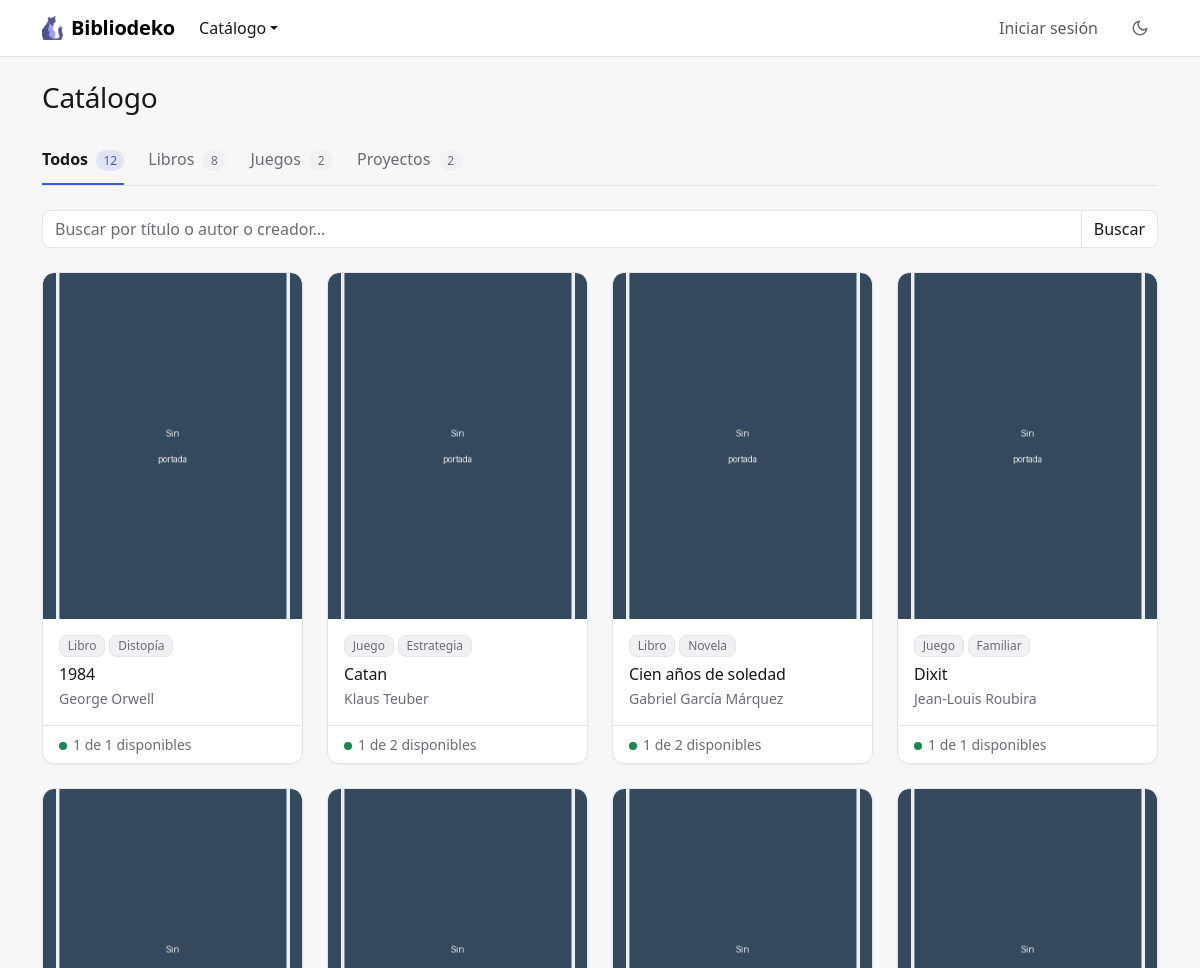
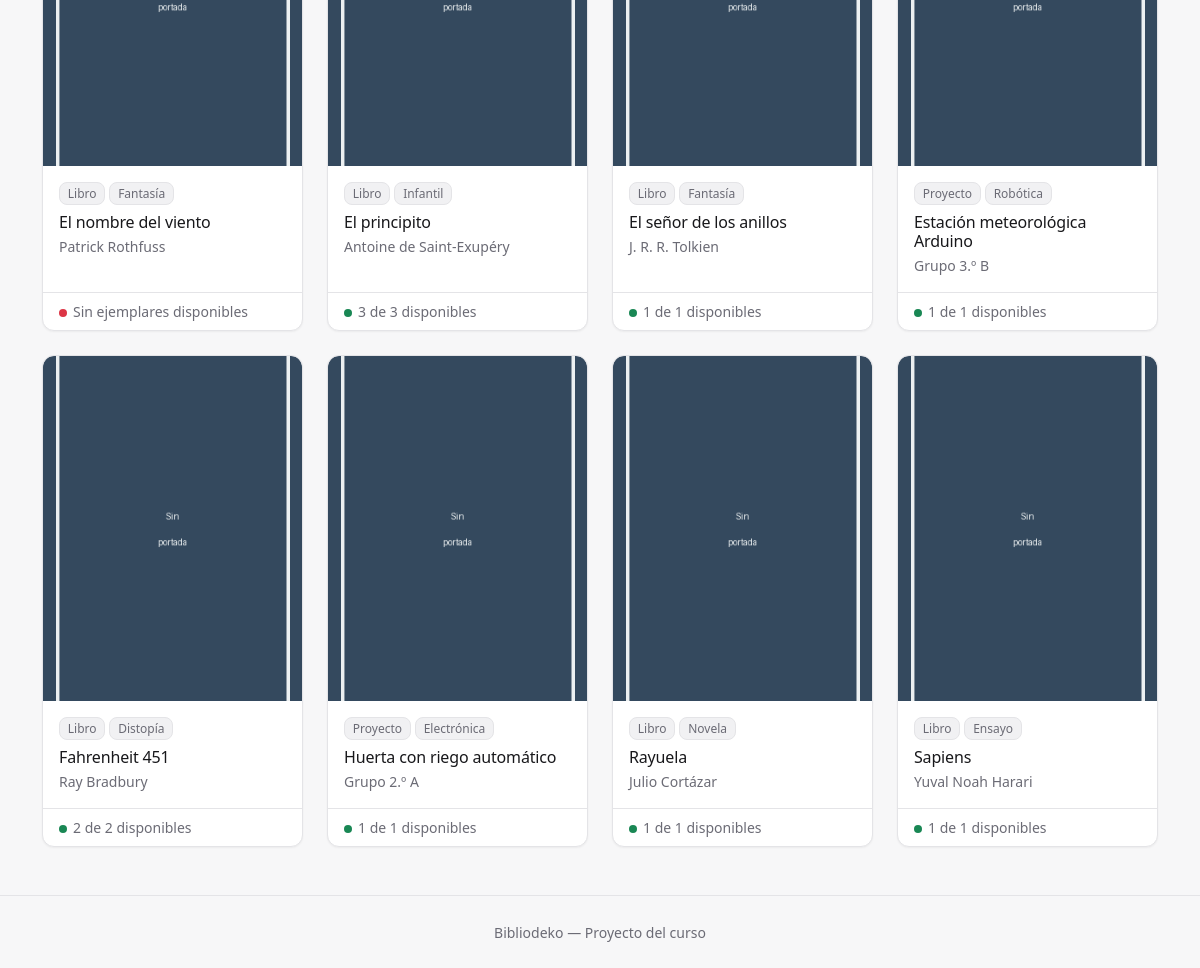
The page / on the database its author committed (2 pictures, top to bottom).
### tables this page shows
CREATE TABLE IF NOT EXISTS items (
    id        INT AUTO_INCREMENT PRIMARY KEY,
    tipo      ENUM('libro', 'juego', 'proyecto') NOT NULL DEFAULT 'libro',
    titulo    VARCHAR(150) NOT NULL,
    autor     VARCHAR(100) NOT NULL,
    categoria VARCHAR(50)  NULL,
    stock     INT UNSIGNED NOT NULL DEFAULT 1,
    imagen    VARCHAR(100) NOT NULL DEFAULT 'default.png'
);

### controllers/ItemController.php (called while the page is built, shortened)
<?php
require_once __DIR__ . '/../models/Item.php';
function listarItems() {
    global $pdo;
    $tipo = $_GET['tipo'] ?? '';
    if (!in_array($tipo, Item::TIPOS)) {
        $tipo = '';
    }
    $filtros = [
        'q'          => trim($_GET['q'] ?? ''),
        'tipo'       => $tipo,
        'pagina'     => $_GET['p'] ?? 1,
        'por_pagina' => 12,
    ];
    $resultado = Item::listar($pdo, $filtros);
    $items = $resultado['filas'];
    $conteo = Item::contarPorTipo($pdo, $filtros['q']);
    require __DIR__ . '/../views/items/listar.php';
}

### models/Item.php (called while the page is built, shortened)
<?php
class Item {
    private $tipo;
    private $titulo;
    private $autor;
    private $categoria;
    private $stock;
    private $imagen;
    private $prestados;
    public function __construct($id, $tipo, $titulo, $autor, $categoria, $stock, $imagen, $prestados) {
        $this->tipo = $tipo;
        $this->titulo = $titulo;
        $this->autor = $autor;
        $this->categoria = $categoria;
        $this->stock = $stock;
        $this->imagen = $imagen;
        $this->prestados = $prestados;
    }
    public function getTipo() { return $this->tipo; }
    public function getTitulo() { return $this->titulo; }
    public function getAutor() { return $this->autor; }
    public function getCategoria() { return $this->categoria; }
    public function getStock() { return $this->stock; }
    public function getImagen() { return $this->imagen; }
    public function getDisponibles() { return $this->stock - $this->prestados; }
    public static function etiquetaAutor($tipo) {
        return $tipo === '' ? 'Autor o creador' : 'Creador';
    }
    public static function listar($pdo, $filtros = []) {
        $filtros = array_merge(['q' => '', 'tipo' => '', 'pagina' => 1, 'por_pagina' => 0], $filtros);
        $parametros = [];
        $desdeDonde = ' FROM items i';
        $stmt = $pdo->prepare('SELECT COUNT(*)' . $desdeDonde);
        $stmt->execute($parametros);
        $total = (int) $stmt->fetchColumn();
        $sql = "
            SELECT i.*,
                   (SELECT COUNT(*) FROM prestamos p WHERE p.item_id = i.id AND p.estado = 'activo') AS prestados
        " . $desdeDonde . ' ORDER BY i.titulo';
        $pagina = 1;
        $paginas = 1;
        if ($filtros['por_pagina'] > 0) {
            $paginacion = calcularPaginacion($total, $filtros['pagina'], $filtros['por_pagina']);
            $pagina = $paginacion['pagina'];
            $paginas = $paginacion['paginas'];
            $sql .= ' LIMIT ' . (int) $filtros['por_pagina'] . ' OFFSET ' . $paginacion['desde'];
        }
        $stmt = $pdo->prepare($sql);
        $stmt->execute($parametros);
        $filas = $stmt->fetchAll();
        $items = [];
        foreach ($filas as $f) {
            $items[] = new Item($f['id'], $f['tipo'], $f['titulo'], $f['autor'], $f['categoria'], $f['stock'], $f['imagen'], $f['prestados']);
        }
        return ['filas' => $items, 'total' => $total, 'pagina' => $pagina, 'paginas' => $paginas];
    }
    public static function contarPorTipo($pdo, $q = '') {
        $conteo = array_fill_keys(self::TIPOS, 0);
        $sql = 'SELECT tipo, COUNT(*) AS cantidad FROM items';
        $parametros = [];
        $stmt = $pdo->prepare($sql . ' GROUP BY tipo');
        $stmt->execute($parametros);
        foreach ($stmt->fetchAll() as $f) {
            $conteo[$f['tipo']] = (int) $f['cantidad'];
        }
        return $conteo;
    }
}

### helpers.php (called while the page is built, shortened)
<?php
function esAdmin() {
    return isset($_SESSION['usuario']) && $_SESSION['usuario']['rol'] === 'admin';
}
function calcularPaginacion($total, $pagina, $porPagina) {
    $paginas = max(1, (int) ceil($total / $porPagina));
    $pagina = min(max(1, (int) $pagina), $paginas);
    return ['pagina' => $pagina, 'paginas' => $paginas, 'desde' => ($pagina - 1) * $porPagina];
}

### views/items/listar.php (the view, shortened to what this page needs)
<?php require __DIR__ . '/../header.php'; ?>
<div class="encabezado">
  <h1 class="h3">Catálogo</h1>
</div>
<?php
$pestanas = ['' => 'Todos'] + Item::PLURALES;
$conteo[''] = array_sum($conteo);
?>
<ul class="nav nav-underline pestanas mb-4">
  <?php foreach ($pestanas as $clave => $nombre): ?>
    <?php $url = 'index.php?' . http_build_query(array_filter(['accion' => 'listarItems', 'tipo' => $clave, 'q' => $filtros['q']])); ?>
    <li class="nav-item">
      <a class="nav-link <?= $clave === $tipo ? 'active' : '' ?>" href="<?= htmlspecialchars($url) ?>"
        <?= $clave === $tipo ? 'aria-current="page"' : '' ?>>
        <?= htmlspecialchars($nombre) ?>
        <span class="contador"><?= htmlspecialchars($conteo[$clave]) ?></span>
      </a>
    </li>
  <?php endforeach; ?>
</ul>
<form method="GET" action="index.php" class="d-flex align-items-center gap-2 mb-4">
  <div class="input-group">
    <input type="search" name="q" class="form-control" aria-label="Buscar"
      placeholder="Buscar por título o <?= htmlspecialchars(mb_strtolower(Item::etiquetaAutor($tipo))) ?>..."
      value="<?= htmlspecialchars($filtros['q']) ?>">
    <button class="btn btn-outline-secondary" type="submit">Buscar</button>
  </div>
</form>
<?php if (empty($items)): ?>
  <div class="card estado-vacio">
    <p class="titulo">No se encontraron ítems.</p>
    <p class="small mb-0">
      <?php if ($filtros['q'] !== ''): ?>
        Probá con otra búsqueda o en otra pestaña.
      <?php else: ?>
        Todavía no hay <?= htmlspecialchars(mb_strtolower($pestanas[$tipo])) ?> en el catálogo.
      <?php endif; ?>
    </p>
  </div>
<?php else: ?>
  <div class="row row-cols-2 row-cols-md-3 row-cols-lg-4 g-3 g-md-4">
    <?php foreach ($items as $item): ?>
      <div class="col">
        <div class="card h-100 tarjeta-item">
          <img src="uploads/<?= htmlspecialchars($item->getImagen()) ?>" alt="" class="card-img-top portada-tarjeta">
          <div class="card-body">
            <div class="d-flex flex-wrap gap-1 mb-2">
              <span class="badge etiqueta"><?= htmlspecialchars(ucfirst($item->getTipo())) ?></span>
              <?php if ($item->getCategoria()): ?>
                <span class="badge etiqueta"><?= htmlspecialchars($item->getCategoria()) ?></span>
              <?php endif; ?>
            </div>
            <h2 class="h6 card-title mb-1"><?= htmlspecialchars($item->getTitulo()) ?></h2>
            <p class="card-text text-body-secondary small mb-0"><?= htmlspecialchars($item->getAutor()) ?></p>
          </div>
          <div class="card-footer small text-body-secondary">
            <?php if ($item->getDisponibles() > 0): ?>
              <span class="punto bg-success"></span><?= htmlspecialchars($item->getDisponibles()) ?> de <?= htmlspecialchars($item->getStock()) ?> disponibles
            <?php else: ?>
              <span class="punto bg-danger"></span>Sin ejemplares disponibles
            <?php endif; ?>
          </div>
        </div>
      </div>
    <?php endforeach; ?>
  </div>
<?php endif; ?>
<?php require __DIR__ . '/../footer.php'; ?>

### index.php (shortened to what this page needs)
<?php
require_once __DIR__ . '/conexion.php';
require_once __DIR__ . '/helpers.php';
require_once __DIR__ . '/controllers/ItemController.php';
$accion = $_GET['accion'] ?? 'listarItems';
switch ($accion) {
    case 'listarItems':
        listarItems();
        break;
}

### views/header.php (shortened to what this page needs)
<?php
$accionActual = $_GET['accion'] ?? 'listarItems';
$enCatalogo   = in_array($accionActual, ['listarItems', 'formCrearItem', 'formEditarItem', 'crearItem', 'editarItem']);
?>
<!DOCTYPE html>
<html lang="es" data-bs-theme="light">
<head>
  <link href="https://cdn.jsdelivr.net/npm/bootstrap@5.3.3/dist/css/bootstrap.min.css" rel="stylesheet">
  <link href="https://cdn.jsdelivr.net/npm/select2@4.1.0-rc.0/dist/css/select2.min.css" rel="stylesheet">
  <link href="assets/css/estilo.css" rel="stylesheet">
</head>
<body>
  <nav class="navbar navbar-expand-md barra-principal sticky-top mb-4">
    <div class="container">
      <a class="navbar-brand d-flex align-items-center gap-2" href="index.php?accion=listarItems">
        <img src="views/imagenes/favicon.ico" alt="" height="24">
        Bibliodeko
      </a>
      <div class="d-flex align-items-center gap-1 order-md-last ms-auto ms-md-3">
        <button type="button" class="btn boton-tema" id="cambiar-tema" title="Cambiar entre tema claro y oscuro" aria-label="Cambiar entre tema claro y oscuro">
          <svg class="icono-luna" width="18" height="18" viewBox="0 0 24 24" fill="none" stroke="currentColor" stroke-width="2" stroke-linecap="round" stroke-linejoin="round" aria-hidden="true">
            <path d="M21 12.8A9 9 0 1 1 11.2 3a7 7 0 0 0 9.8 9.8z" />
          </svg>
        </button>
      </div>
      <div class="collapse navbar-collapse" id="nav">
        <ul class="navbar-nav me-auto">
          <li class="nav-item dropdown">
            <a class="nav-link dropdown-toggle <?= $enCatalogo ? 'active' : '' ?>" href="#" role="button" data-bs-toggle="dropdown" aria-expanded="false">Catálogo</a>
          </li>
        </ul>
        <ul class="navbar-nav align-items-md-center">
          <?php if (isset($_SESSION['usuario'])): ?>
            <li class="nav-item">
              <span class="navbar-text d-inline-flex align-items-center gap-2 me-md-3 small">
                <?= htmlspecialchars($_SESSION['usuario']['email']) ?>
                <span class="badge etiqueta"><?= htmlspecialchars($_SESSION['usuario']['rol']) ?></span>
              </span>
            </li>
            <li class="nav-item"><a class="nav-link" href="index.php?accion=logout">Salir</a></li>
          <?php else: ?>
            <li class="nav-item"><a class="nav-link <?= $accionActual === 'login' ? 'active' : '' ?>" href="index.php?accion=login">Iniciar sesión</a></li>
          <?php endif; ?>
        </ul>
      </div>
    </div>
  </nav>
  <main class="container pb-5">

### views/footer.php (shortened to what this page needs)
</main>
<footer class="pie text-center py-4">
  <small>Bibliodeko &mdash; Proyecto del curso</small>
</footer>
</body>
</html>

### assets/css/estilo.css (style rules this page uses)
:root, [data-bs-theme="light"] { --acento-rgb: 59, 91, 219; --acento-hover-rgb: 47, 74, 192; --color-sobre-acento: #ffffff; --color-fondo: #f7f7f8; --color-superficie: #ffffff; --color-superficie-2: #f1f1f3; --color-texto: #18181b; --color-texto-suave: #6b6b75; --color-borde: #e4e4e7; --sombra: 0 1px 2px rgba(24, 24, 27, .05); --sombra-elevada: 0 8px 24px rgba(24, 24, 27, .08); }
:root { --fuente-base: system-ui, -apple-system, "Segoe UI", Roboto, "Helvetica Neue", Arial, sans-serif; --radio: .5rem; --radio-grande: .75rem; --alto-campo: 38px; --proporcion-portada: 3 / 4; }
:root, [data-bs-theme="light"], [data-bs-theme="dark"] { --color-acento: rgb(var(--acento-rgb)); --color-acento-hover: rgb(var(--acento-hover-rgb)); --color-acento-suave: rgba(var(--acento-rgb), .12); --bs-body-font-family: var(--fuente-base); --bs-body-bg: var(--color-superficie); --bs-body-color: var(--color-texto); --bs-emphasis-color: var(--color-texto); --bs-secondary-color: var(--color-texto-suave); --bs-secondary-bg: var(--color-superficie-2); --bs-tertiary-bg: var(--color-superficie-2); --bs-border-color: var(--color-borde); --bs-border-radius: var(--radio); --bs-border-radius-lg: var(--radio-grande); --bs-primary-rgb: var(--acento-rgb); --bs-link-color-rgb: var(--acento-rgb); --bs-link-hover-color-rgb: var(--acento-hover-rgb); --bs-focus-ring-color: rgba(var(--acento-rgb), .25); }
body { background-color: var(--color-fondo); -webkit-font-smoothing: antialiased; }
h1, h2, h3, h4, h5, h6 { font-weight: 600; letter-spacing: -.01em; }
a { text-decoration: none; }
.barra-principal { background-color: var(--color-superficie); border-bottom: 1px solid var(--color-borde); --bs-navbar-active-color: var(--color-texto); }
.barra-principal .navbar-brand { font-weight: 600; letter-spacing: -.01em; }
.barra-principal .nav-link.active { font-weight: 500; }
.boton-tema { --bs-btn-color: var(--color-texto-suave); --bs-btn-hover-color: var(--color-texto); --bs-btn-hover-bg: var(--color-superficie-2); --bs-btn-active-bg: var(--color-superficie-2); --bs-btn-padding-x: .5rem; line-height: 1; }
.encabezado { display: flex; flex-wrap: wrap; justify-content: space-between; align-items: center; gap: .75rem; margin-bottom: 1.5rem; }
.encabezado h1 { margin-bottom: 0; }
.btn { font-weight: 500; }
.btn-outline-secondary { --bs-btn-color: var(--color-texto); --bs-btn-border-color: var(--color-borde); --bs-btn-hover-color: var(--color-texto); --bs-btn-hover-bg: var(--color-superficie-2); --bs-btn-hover-border-color: var(--color-borde); --bs-btn-active-color: var(--color-texto); --bs-btn-active-bg: var(--color-superficie-2); --bs-btn-active-border-color: var(--color-borde); background-color: var(--color-superficie); }
.card { --bs-card-bg: var(--color-superficie); --bs-card-border-color: var(--color-borde); --bs-card-border-radius: var(--radio-grande); --bs-card-inner-border-radius: calc(var(--radio-grande) - 1px); --bs-card-cap-bg: transparent; box-shadow: var(--sombra); }
.pestanas { --bs-nav-link-color: var(--color-texto-suave); --bs-nav-link-hover-color: var(--color-texto); --bs-nav-underline-link-active-color: var(--color-texto); --bs-nav-underline-gap: 1rem; border-bottom: 1px solid var(--color-borde); flex-wrap: nowrap; overflow-x: auto; scrollbar-width: none; white-space: nowrap; }
@media (min-width: 576px) { .pestanas { --bs-nav-underline-gap: 1.5rem; } }
.pestanas .nav-link { padding-bottom: .75rem; }
.pestanas .nav-link.active { border-bottom-color: var(--color-acento); }
.contador { display: inline-block; min-width: 1.5rem; margin-left: .25rem; padding: .1rem .45rem; border-radius: 999px; background-color: var(--color-superficie-2); color: var(--color-texto-suave); font-size: .75rem; font-weight: 500; text-align: center; }
.nav-link.active .contador { background-color: var(--color-acento-suave); color: var(--color-acento); }
.tarjeta-item { overflow: hidden; transition: box-shadow .15s, transform .15s; }
.portada-tarjeta { aspect-ratio: var(--proporcion-portada); object-fit: cover; background-color: var(--color-superficie-2); }
.badge { font-weight: 500; }
.etiqueta { background-color: var(--color-superficie-2); color: var(--color-texto-suave); border: 1px solid var(--color-borde); }
.punto { display: inline-block; width: .5rem; height: .5rem; margin-right: .375rem; border-radius: 50%; vertical-align: middle; }
.pie { border-top: 1px solid var(--color-borde); color: var(--color-texto-suave); }

### rows shown on the page
items: imagen (placeholder picture), tipo "Libro", categoria "Distopía", titulo "1984", autor "George Orwell", stock "1"
items: imagen (placeholder picture), tipo "Juego", categoria "Estrategia", titulo "Catan", autor "Klaus Teuber", Disponibles "1", stock "2"
items: imagen (placeholder picture), tipo "Libro", categoria "Novela", titulo "Cien años de soledad", autor "Gabriel García Márquez", Disponibles "1", stock "2"
items: imagen (placeholder picture), tipo "Juego", categoria "Familiar", titulo "Dixit", autor "Jean-Louis Roubira", stock "1"
items: imagen (placeholder picture), tipo "Libro", categoria "Fantasía", titulo "El nombre del viento", autor "Patrick Rothfuss", stock "Sin ejemplares disponibles"
items: imagen (placeholder picture), tipo "Libro", categoria "Infantil", titulo "El principito", autor "Antoine de Saint-Exupéry", stock "3"
items: imagen (placeholder picture), tipo "Libro", categoria "Fantasía", titulo "El señor de los anillos", autor "J. R. R. Tolkien", stock "1"
items: imagen (placeholder picture), tipo "Proyecto", categoria "Robótica", titulo "Estación meteorológica Arduino", autor "Grupo 3.º B", stock "1"
items: imagen (placeholder picture), tipo "Libro", categoria "Distopía", titulo "Fahrenheit 451", autor "Ray Bradbury", stock "2"
items: imagen (placeholder picture), tipo "Proyecto", categoria "Electrónica", titulo "Huerta con riego automático", autor "Grupo 2.º A", stock "1"
items: imagen (placeholder picture), tipo "Libro", categoria "Novela", titulo "Rayuela", autor "Julio Cortázar", stock "1"
items: imagen (placeholder picture), tipo "Libro", categoria "Ensayo", titulo "Sapiens", autor "Yuval Noah Harari", stock "1"

### other values the page prints
$nombre "Todos"
$conteo[$clave] "12"
$nombre "Libros"
$conteo[$clave] "8"
$nombre "Juegos"
$conteo[$clave] "2"
$nombre "Proyectos"
